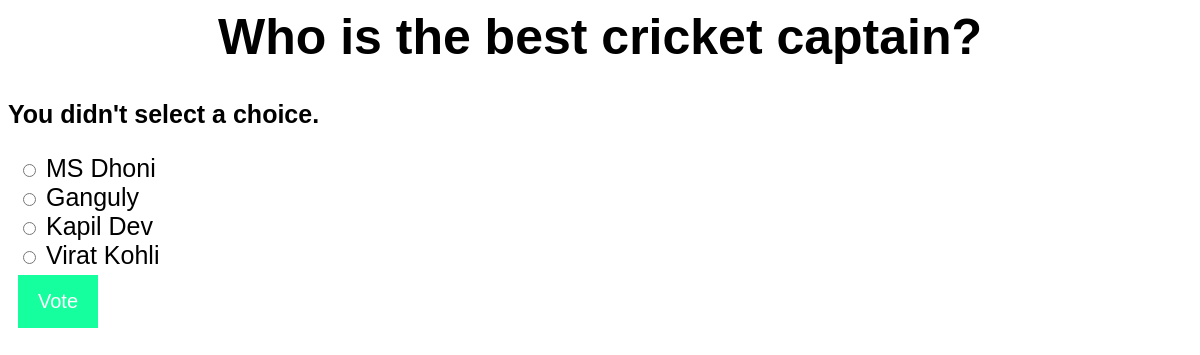
The page /polls/1/vote/ on the database its author committed.
### polls/models.py (models this page shows, shortened)
@python_2_unicode_compatible
class Question(models.Model):
    ques_text = models.CharField(max_length=200)
    ques_date = models.DateTimeField('Date Published')

@python_2_unicode_compatible
class Choice(models.Model):
    question = models.ForeignKey(Question, on_delete=models.CASCADE)
    choice_text = models.CharField(max_length=200)
    votes = models.IntegerField(default=0)

### polls/views.py (the view)
# urls.py: url(r'^(?P<question_id>[0-9]+)/vote/$', views.vote, name='vote'),
def vote(request, question_id):
    question = get_object_or_404(Question, pk=question_id)
    try:
        selected_choice = question.choice_set.get(pk=request.POST['choice'])
    except (KeyError, Choice.DoesNotExist):
        return render(request, 'polls/details.html', {
            'question': question,
            'error_message': "You didn't select a choice.",
        })
    else:
        selected_choice.votes += 1
        selected_choice.save()
        return HttpResponseRedirect(reverse('polls:results', args=(question.id,)))

### polls/templates/polls/details.html (shortened to what this page needs)
{% load static %}
<link rel="stylesheet" type="text/css" href="{% static 'polls/style.css' %}" />
<h1>{{ question.ques_text }}</h1>
{% if error_message %}<p><strong>{{ error_message }}</strong></p>{% endif %}
<form action="{% url 'polls:vote' question.id %}" method="post">
{% for choice in question.choice_set.all %}
    <input type="radio" name="choice" id="choice{{ forloop.counter }}" value="{{ choice.id }}" />
    <label for="choice{{ forloop.counter }}">{{ choice.choice_text }}</label><br />
{% endfor %}
<button class="button">Vote</button>
</form>

### polls/static/polls/style.css (style rules this page uses)
h1 { text-align: center; }
form { margin: 10px; }
.button { background-color: #16ff9f; border: none; color: white; margin-top: 5px; padding: 15px 20px; text-align: center; text-decoration: none; display: inline-block; font-size: 20px; }

### rows shown on the page
Question: ques_text "Who is the best cricket captain?"
Choice: choice_text "MS Dhoni"
Choice: choice_text "Ganguly"
Choice: choice_text "Kapil Dev"
Choice: choice_text "Virat Kohli"

### other values the page prints
{{ error_message }} "You didn't select a choice."
